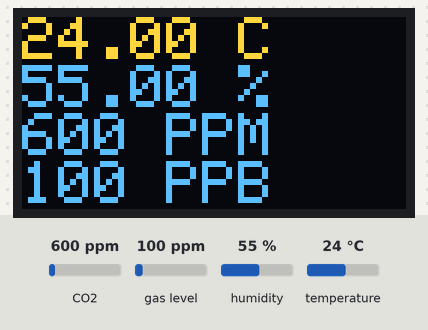
A program run on a simulated ESP32. Shown: 128×64 one-colour display. The inputs (shaded band) are chosen by the test bench; at power-on: CO2 600 ppm, gas level 100 ppm, humidity 55 %, temperature 24 °C. The OLED is the two-colour kind (top 16 rows yellow); the display library's start-up logo is not drawn.

Above: at 1.3 s.
1.4 s: CO2 set to 452 ppm
At 3.4 s:
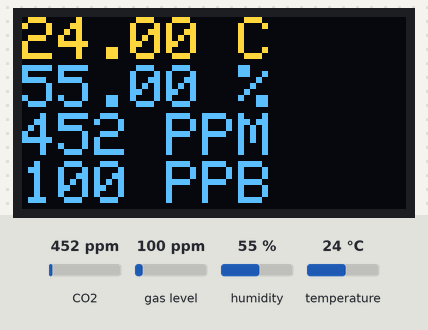
3.7 s: gas level set to 20 ppm
At 5.0 s:
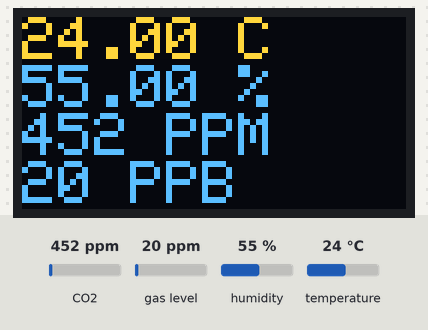
5.8 s: humidity set to 22 %
At 7.4 s:
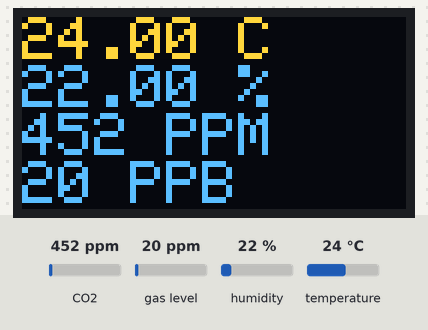
7.8 s: temperature set to 12 °C
At 9.8 s:
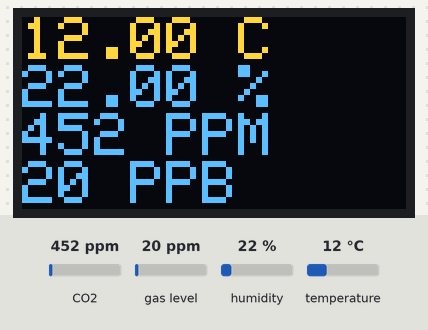
Timing chart, 0 to 10.9 s (numbered marks = the images above; inputs shaded):
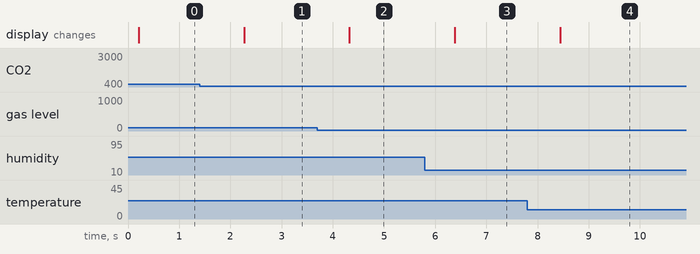

Measured:
- after the input at 1.4 s, the display: changes after 0.87 s (image 1)
- after the input at 3.7 s, the display: changes after 0.63 s (image 2)
- after the input at 5.8 s, the display: changes after 0.58 s (image 3)
- after the input at 7.8 s, the display: changes after 0.64 s (image 4)

The program:

main.cpp
```cpp
#include <Wire.h>
#include <SPI.h>
#include <Adafruit_Sensor.h>
#include <Adafruit_BME280.h>
#include <Adafruit_GFX.h>
#include <Adafruit_SSD1306.h>
#include <Adafruit_CCS811.h>


#define SEALEVELPRESSURE_HPA (1013.25)

Adafruit_BME280 bme;
Adafruit_CCS811 ccs;
Adafruit_SSD1306 display = Adafruit_SSD1306(128, 64, &Wire);

void setup() {
  Serial.begin(115200);
  Wire.begin();

  display.begin(SSD1306_SWITCHCAPVCC, 0x3C);  // initialize with the I2C addr 0x3C (for the 128x64)
  display.display();
  delay(100);
  display.clearDisplay();
  display.display();
  display.setTextSize(2.3);
  display.setTextColor(WHITE);

  bool bme_status = bme.begin(0x76);
  bool ccs811_status = ccs.begin(0x5A);

  if (!bme_status) {
    Serial.println("Could not find a valid BME280 sensor");
    while (1);
  }

  if(!ccs811_status){
    Serial.println("Could not find a valid CCS811 sensor");
    while(1);
  }
}

void loop() {

  display.setCursor(0,0);
  display.clearDisplay();

  display.print(bme.readTemperature()); display.println(" C");
  display.print(bme.readHumidity()); display.println(" %");
  if(ccs.available()){
    if(!ccs.readData()){
      display.print(ccs.geteCO2()); display.println(" PPM");
      display.print(ccs.getTVOC()); display.println(" PPB");
    } else {
      display.print("Waiting CCS811 data");
    }
  } else {
    display.print("Waiting CCS811 data");
  }

  display.display();
  delay(1000);

}
```
